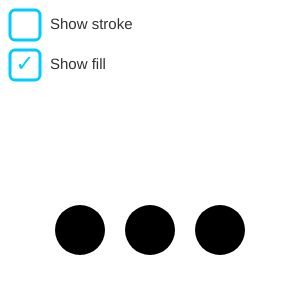
Frame 1 (no input)
Frame 60 (no input): identical to frame 1, image omitted
Frame 120 (the mouse pressed at the canvas centre since frame 60): identical to frame 1, image omitted

The p5.js sketch that drew this single still picture (run headless with seeded random() and noise() and a simulated clock; from frame 60 on, the mouse is pressed at the canvas centre):

// p5.js sketch
// ── sketch.js
let strokeCB, fillCB;

function setup() {
    createCanvas(300, 300);
    strokeCB = new Checkbox(10, 10, 30, 30, "Show stroke");
    fillCB = new Checkbox(10, 50, 30, 30, "Show fill");
    fillCB.check();
}

function draw() {
    background(255);
    strokeCB.draw();
    fillCB.draw();

    if (strokeCB.isChecked()) {
        strokeWeight(5);
        stroke(255, 0, 255);
    } else {
        noStroke();
    }

    if (fillCB.isChecked()) {
        fill(0);
    } else {
        noFill();
    }
    circle(80, 230, 50);
    circle(150, 230, 50);
    circle(220, 230, 50);
}

function mousePressed() {
    strokeCB.click(mouseX, mouseY);
    fillCB.click(mouseX, mouseY);
}

function mouseMoved() {
    strokeCB.hover(mouseX, mouseY);
    fillCB.hover(mouseX, mouseY);
}

// ── 1star.html
<!DOCTYPE html>
<html lang="en">
  <head>
    <meta charset="utf-8" />
    <meta name="viewport" content="width=device-width, initial-scale=1.0">

    <title>PDM2 - W5P1 - 1 Star Solution</title>

    <link rel="stylesheet" type="text/css" href="./lib/main-styles.css">

    <script src="./lib/libraries/p5.min.js"></script>
  </head>

  <body>
    <h1>1 Star Exercise Solution</h1>
    <script src="sketch.js"></script>
    <script src="checkbox.js"></script>
  </body>
</html>

// ── checkbox.js
class CollisionRect {
    #x;
    #y;
    #w;
    #h

    constructor() {}

    /**
     * Gets the x coordinate of the rect
     * @returns {number}
     */
    getX() {
        return this.#x;
    }


    /**
     * Gets the y coordinate of the rect
     * @returns {number}
     */
    getY() {
        return this.#y;
    }


    /**
     * Gets the width of the rect
     * @returns {number}
     */
    getWidth() {
        return this.#w;
    }


    /**
     * Gets the height of the rect
     * @returns {number}
     */
    getHeight() {
        return this.#h;
    }


    /**
     * Set the collision rect's position
     * @param {number} x 
     * @param {number} y 
     */
    setPosition(x, y) {
        this.#x = x;
        this.#y = y;
    }


    /**
     * Sets the dimensions of the collision rect
     * @param {number} radius 
     */
    setDimensions(width, height) {
        this.#w = width;
        this.#h = height;
    }


    /**
     * Checks if the rectangle contains the point
     * @param {number} x 
     * @param {number} y 
     */
    containsPoint(x, y) {
        return x >= this.#x && x <= this.#x + this.#w 
                && y >= this.#y && y <= this.#y + this.#h;
    }

}


class Checkbox extends CollisionRect {
    // States
    static DISABLED = "disabled";
    static ENABLED = "enabled";
    static HOVER = "hover";
    #state = Checkbox.ENABLED;

    #label;
    #checked;
    #fillColours;
    #strokeColours;
    #labelColours;

    constructor(x, y, w, h, label) {
        super();
        this.setPosition(x, y);
        this.setDimensions(w, h);
        this.#label = label;
        this.#checked = false;
        this.#setColours();
    }

    #setColours() {
        this.#fillColours = new Map([
            [Checkbox.DISABLED, color(255)],
            [Checkbox.ENABLED, color(255)],
            [Checkbox.HOVER, color(23, 105, 170)]
        ]);
        this.#strokeColours = new Map([
            [Checkbox.DISABLED, color(224)],
            [Checkbox.ENABLED, color(0, 204, 255)],
            [Checkbox.HOVER, color(0, 204, 255)]
        ]);
        this.#labelColours = new Map([
            [Checkbox.DISABLED, color(224)],
            [Checkbox.ENABLED, color(50)],
            [Checkbox.HOVER, color(50)]
        ]);
    }

    isChecked() {
        return this.#checked;
    }

    draw() {
        strokeWeight(3);
        fill(this.#fillColours.get(this.#state));
        stroke(this.#strokeColours.get(this.#state));
        rect(this.getX(), this.getY(), this.getWidth(), this.getHeight(), 5);
        noStroke();
        if (this.#checked) {
            textAlign(CENTER, CENTER);
            textSize(this.getHeight() * 0.75);
            fill(this.#strokeColours.get(this.#state))
            text("✓", this.getX(), this.getY(), this.getWidth(), this.getHeight());
        }
        fill(this.#labelColours.get(this.#state));
        textAlign(LEFT, CENTER);
        textSize(this.getHeight() * 0.5)
        text(this.#label, this.getX() + this.getWidth() + 10, this.getY(), AUTO, this.getHeight());
            
    }

    hover(x, y) {
        if (this.#state !== Checkbox.DISABLED) {
            if (this.containsPoint(x, y)) {
                this.#state = Checkbox.HOVER;
            } else {
                this.#state = Checkbox.ENABLED;
            }
        }
    }

    click(x, y) {
        if (this.#state !== Checkbox.DISABLED && this.containsPoint(x, y)) {
            this.#checked = !this.#checked;
        }
    }

    disable() {
        this.#state = Checkbox.DISABLED;
    }

    enable() {
        if (this.#state === Checkbox.DISABLED) {
            this.#state = Checkbox.ENABLED;
        }
    }

    check() {
        if (this.#state !== Checkbox.DISABLED) {
            this.#checked = true;
        }
    }
}
